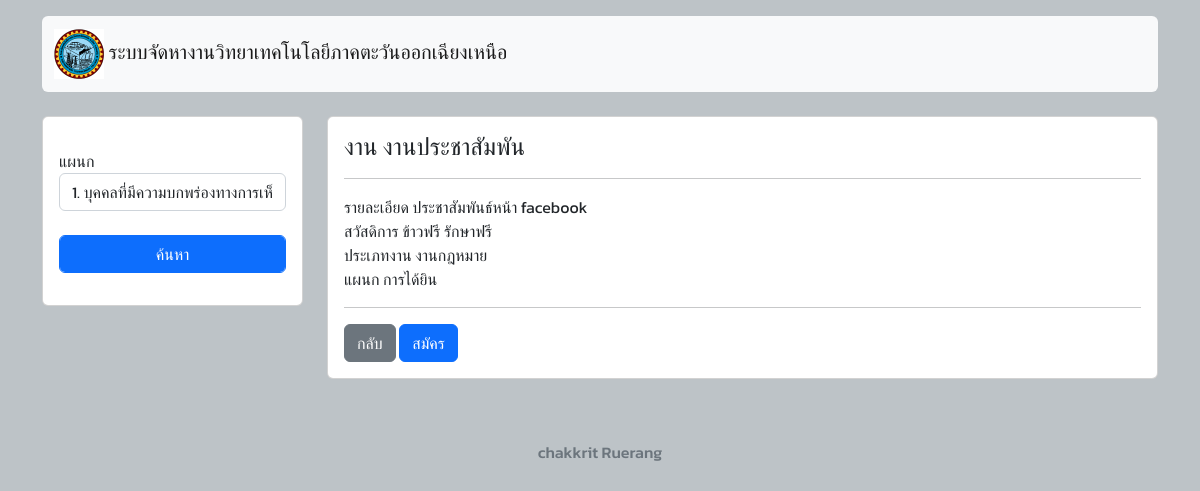
/detailjob.php?jid=8, run on the app's committed database.
### tables this page shows
CREATE TABLE `job` (
  `job_id` int(3) NOT NULL,
  `job_name` varchar(50) NOT NULL,
  `job_detail` text NOT NULL,
  `job_welfare` varchar(200) NOT NULL,
  `job_salary` varchar(50) NOT NULL,
  `job_wb` text NOT NULL,
  `job_status` int(11) NOT NULL DEFAULT 0,
  `id_dst` int(3) NOT NULL,
  `job_cpid` int(3) NOT NULL
);

CREATE TABLE `typejob` (
  `id_tpjob` int(3) NOT NULL,
  `name_tpjob` text NOT NULL
);

CREATE TABLE `disability` (
  `id_dst` int(11) NOT NULL,
  `name_dst` text NOT NULL
);

### detailjob.php (the view, shortened to what this page needs)
<!DOCTYPE html>
<html>
<head>
	<link href="https://cdn.jsdelivr.net/npm/bootstrap@5.2.2/dist/css/bootstrap.min.css" rel="stylesheet">
</head>
<body>
	<div class="container mt-3">
	<?php
	include "head.php";
    $id=$_GET['jid'];
	?>
	</div>
     <br>
	 <div class="container">
	 <div class="row">
	 <div class="col-sm-12 col-md-3 col-lg-3 mx-auto">
        <div class="card" style="width:100%;">
        <form action="" method="post">
          <div class="card-body">
            <p class="card-text">
                <div class="form-group">
                    <label>แผนก</label>
                    <select name="dst" class="form-control">
                        <?php
                        $sql="SELECT * from disability";
                        $result=mysqli_query($con,$sql);
                        $n=1;
                        while($row=mysqli_fetch_assoc($result)){
                        ?>
                        <option value="<?php echo $row['id_dst']; ?>"><?php echo $n++.".".$row['name_dst']; ?></option>
                        <?php } ?>
                    </select>
                </div>
                <div class="form-group">
                  <div class="col-sm-12">
                    <input type="submit" value="ค้นหา" class="btn btn-primary form-control">
                    </div>
                </div>
            </p>
          </div>
        </div></form>
	 </div>
	 <div class="col-sm-12 col-md-9 col-lg-9 mx-auto">
     <div class="card">
            <?php
                        $sql="SELECT * from job,typejob,disability where job_id='$id' and job.id_dst=disability.id_dst ";
                        $result=mysqli_query($con,$sql);
                        $row=mysqli_fetch_assoc($result)
                        ?>
                <div class="card-body">
			<h4 class="card-title"><?php echo "งาน ".$row['job_name']; ?>
			</h4>
    <hr>
                            <?php
                            echo "รายละเอียด ".$row['job_detail'];
                            echo "<br>สวัสดิการ ".$row['job_welfare'];
                            echo "<br>ประเภทงาน ".$row['name_tpjob'];
                            echo "<br>แผนก ".$row['name_dst'];
                            ?>
                    <hr>
                            <a href="index.php" class="btn btn-secondary">กลับ</a>
                            <?php
                            if(isset($_SESSION['uid'])){
                            ?>
                            <a data-bs-toggle="modal" data-bs-target="#modalId" class="btn btn-primary">สมัคร</a>
                                <?php }else{ ?>
                                    <a href="home_u.php" class="btn btn-primary">สมัคร</a>
                                    <?php } ?>
            </div>
	 </div>
	 </div>
		</div>
	</div>
	<footer class="footer mt-5">
		<div class="card text-center text-muted" style="background: none; border: none;">
			<div class="card-body">
				<h6>
					chakkrit Ruerang
				</h6>
			</div>
		</div>
	</footer>
</body>
</html>

### detailjob.php (style rules this page uses)
body { background: #bdc3c7; font-family: 'Kanit', sans-serif; }

### data on the page
job: job_name "งานประชาสัมพัน", job_detail "ประชาสัมพันธ์หน้า facebook", job_welfare "ข้าวฟรี รักษาฟรี"
typejob: name_tpjob "งานกฎหมาย"
disability: name_dst "การได้ยิน"

### other printed values
form field dst "1. บุคคลที่มีความบกพร่องทางการเห็น"
